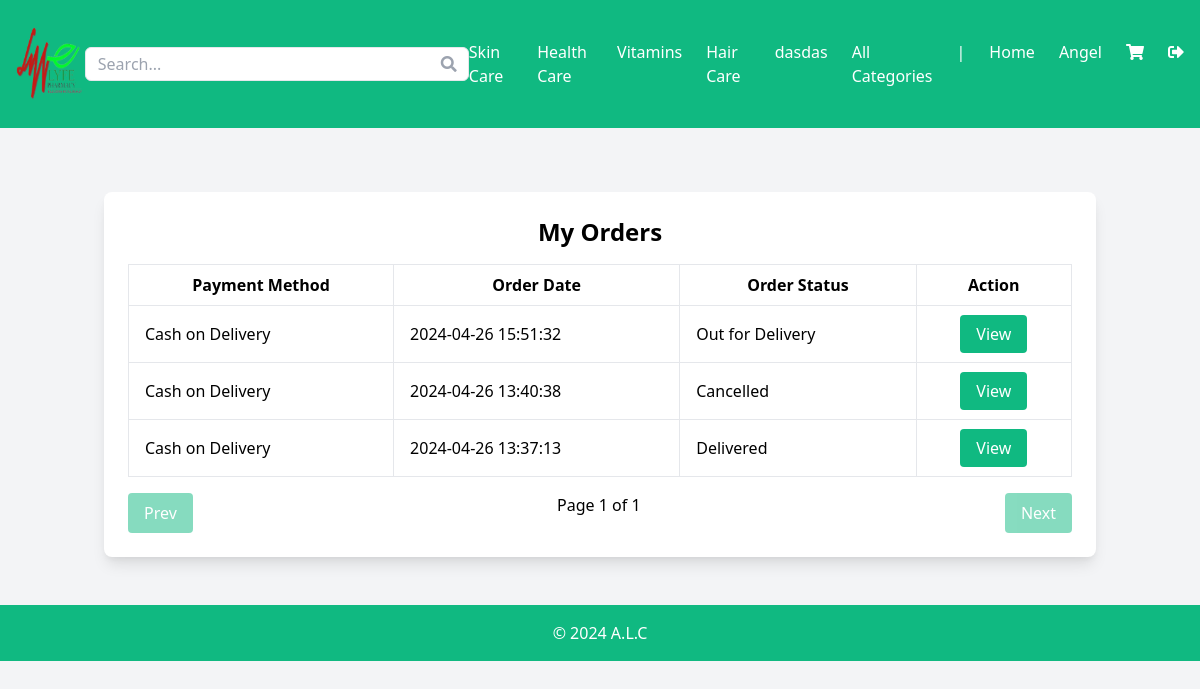
Screenshot of /my_orders.php (signed in) with the database file from the repository.
### tables this page shows
CREATE TABLE `users` (
  `id` int(11) NOT NULL,
  `email` varchar(255) NOT NULL,
  `password` varchar(255) NOT NULL,
  `firstname` varchar(255) NOT NULL,
  `lastname` varchar(255) NOT NULL,
  `contact` varchar(255) NOT NULL,
  `gender` varchar(50) NOT NULL,
  `city` varchar(225) NOT NULL,
  `province` varchar(225) NOT NULL,
  `barangay` varchar(255) NOT NULL,
  `additional_address` text DEFAULT NULL,
  `status` varchar(50) NOT NULL DEFAULT 'active'
);

CREATE TABLE `orders` (
  `id` int(11) NOT NULL,
  `user_id` int(11) NOT NULL,
  `payment_method` varchar(255) NOT NULL,
  `ref_code` varchar(255) NOT NULL,
  `total_amount` decimal(10,2) NOT NULL,
  `prescription_image` longblob NOT NULL,
  `order_date` timestamp NOT NULL DEFAULT current_timestamp(),
  `order_status` varchar(50) NOT NULL DEFAULT 'Pending',
  `delivery_image` longblob DEFAULT NULL,
  `cancellation_reason` varchar(255) DEFAULT NULL
);

### my_orders.php (the view, shortened to what this page needs)
<?php
$servername = "localhost";
$username = "root";
$password = "";
$dbname = "onlinepharmacy_db";
$conn = new mysqli($servername, $username, $password, $dbname);
$user_id = $_SESSION['user_id'];
$recordsPerPage = 10;
$page = isset($_GET['page']) ? intval($_GET['page']) : 1;
$stmt = $conn->prepare("SELECT COUNT(*) AS total FROM orders WHERE user_id = ?");
$stmt->bind_param("i", $user_id);
$stmt->execute();
$totalRecords = $stmt->get_result()->fetch_assoc()['total'];
$totalPages = ceil($totalRecords / $recordsPerPage);
$offset = ($page - 1) * $recordsPerPage;
$stmt = $conn->prepare("SELECT * FROM orders WHERE user_id = ? ORDER BY order_date DESC LIMIT ?, ?");
$stmt->bind_param("iii", $user_id, $offset, $recordsPerPage);
$stmt->execute();
$result = $stmt->get_result();
?>
<!DOCTYPE html>
<html lang="en">
<head>
    <link href="https://cdn.jsdelivr.net/npm/tailwindcss@2.2.19/dist/tailwind.min.css" rel="stylesheet">
</head>
<body class="bg-gray-100">
<?php include 'inc/header.php'; ?>
<main class="p-4 mt-40">
    <div class="container mx-auto p-4">
        <div class="bg-white rounded-lg shadow-lg p-6">
            <h1 class="text-2xl text-center font-semibold mb-4">My Orders</h1>
            <table class="min-w-full">
                <thead>
                    <tr>
                        <th class="border px-4 py-2">Payment Method</th>
                        <th class="border px-4 py-2">Order Date</th>
                        <th class="border px-4 py-2">Order Status</th>
                        <th class="border px-4 py-2">Action</th>
                    </tr>
                </thead>
                <tbody>
                    <?php while ($row = $result->fetch_assoc()) { ?>
                        <tr>
                            <td class="border px-4 py-2"><?php echo htmlspecialchars($row['payment_method']); ?></td>
                            <td class="border px-4 py-2"><?php echo htmlspecialchars($row['order_date']); ?></td>
                            <td class="border px-4 py-2"><?php echo htmlspecialchars($row['order_status']); ?></td>
                            <td class="border px-4  text-center py-4">
                                <a href="view_order.php?order_id=<?php echo $row['id']; ?>" class="bg-green-500 text-white px-4 py-2 rounded hover:bg-green-700">View</a>
                            </td>
                        </tr>
                    <?php } ?>
                </tbody>
            </table>
            <div class="flex justify-between mt-4">
                <a href="?page=<?php echo max(1, $page - 1); ?>" class="px-4 py-2 bg-green-500 text-white rounded <?php echo ($page <= 1) ? 'opacity-50 cursor-not-allowed' : ''; ?>">Prev</a>
                <div>Page <?php echo $page; ?> of <?php echo $totalPages; ?></div>
                <a href="?page=<?php echo min($totalPages, $page + 1); ?>" class="px-4 py-2 bg-green-500 text-white rounded <?php echo ($page >= $totalPages) ? 'opacity-50 cursor-not-allowed' : ''; ?>">Next</a>
            </div>
        </div>
    </div>
</main>
<?php include 'inc/footer.php'; ?>
</body>
</html>

### inc/header.php (shortened to what this page needs)
<?php
include 'database/dbconnection.php';
$user_name = "";
if (isset($_SESSION['user_id'])) {
    $user_id = $_SESSION['user_id'];
    $stmt = $conn->prepare("SELECT * FROM users WHERE id = :id");
    $stmt->bindParam(':id', $user_id);
    $stmt->execute();
    $user = $stmt->fetch(PDO::FETCH_ASSOC);
    $user_name = $user['firstname'];
} else {
    $user_name = "";
    $login_logout_text = "Login";
    $login_logout_url = "login.php";
}
$stmt = $conn->prepare("SELECT categoryName FROM category LIMIT 5");
$stmt->execute();
$categories = $stmt->fetchAll(PDO::FETCH_COLUMN);
?>
<!DOCTYPE html>
<html lang="en">
<head>
    <link href="https://cdn.jsdelivr.net/npm/tailwindcss@2.2.19/dist/tailwind.min.css" rel="stylesheet">
    <link href="https://cdnjs.cloudflare.com/ajax/libs/font-awesome/5.15.4/css/all.min.css" rel="stylesheet">
</head>
<body class="bg-gray-100">
<header class="bg-green-500 text-white p-4 flex justify-between items-center fixed top-0 left-0 w-full z-50">
    <div class="flex items-center">
        <a href="dashboard.php">
        <img src="system images/bgpp 1.png" alt="Logo" class="h-24 mr-10">
        </a>
        <form action="dashboard.php" method="GET" class="relative">
    <input type="text" name="query" placeholder="Search..." class="border text-black rounded-md px-3 py-1 w-96 placeholder-gray-400">
    <span class="absolute inset-y-0 right-0 flex items-center pr-3">
        <button type="submit" class="text-gray-400 hover:text-gray-600 focus:outline-none">
            <i class="fas fa-search"></i>
        </button>
    </span>
</form>
    </div>
    <nav>
        <ul class="flex space-x-6">
            <?php foreach ($categories as $category): ?>
                <li><a href="#" class="text-black-500 hover:text-black-700"><?php echo $category; ?> </a></li>
            <?php endforeach; ?>
            <li><a href="all_categories.php" class="text-black-500 hover:text-black-700">All Categories</a></li>
            <?php if (!empty($user_name)): ?>
                <div>|</div>
                <li><a href="dashboard.php" class="text-black-500 hover:text-black-700">Home</a></li>
                <li><a href="profile_manager.php" class="text-black-500 hover:text-black-700"><?php echo $user_name; ?></a></li>
                <li><a href="cart.php" class="text-black-500 hover:text-black-700"><i class="fas fa-shopping-cart"></i></a></li>
                <li><a href="logout.php" class="text-black-500 hover:text-black-700"><i class="fas fa-sign-out-alt"></i></a></li>
            <?php else: ?>
                <li><a href="dashboard.php" class="text-black-500 hover:text-black-700">Home</a></li>
                <li><a href="login.php" class="text-black-500 hover:text-black-700">Login</a></li>
                <li><a href="register.php" class="text-black-500 hover:text-black-700">Register</a></li>
            <?php endif; ?>
        </ul>
    </nav>
</header>
</body>
</html>

### inc/footer.php
<footer class="bg-green-500 text-white p-4 text-center mt-4">
        <p>&copy; 2024 A.L.C</p>
    </footer>

### rows the page displays
users: firstname "Angel"
orders: payment_method "Cash on Delivery", order_date "2024-04-26 15:51:32", order_status "Out for Delivery"
orders: payment_method "Cash on Delivery", order_date "2024-04-26 13:40:38", order_status "Cancelled"
orders: payment_method "Cash on Delivery", order_date "2024-04-26 13:37:13", order_status "Delivered"

### other values shown
$category "Skin Care"
$category "Health Care"
$category "Vitamins"
$category "Hair Care"
$category "dasdas"
$page "1"
$totalPages "1"
